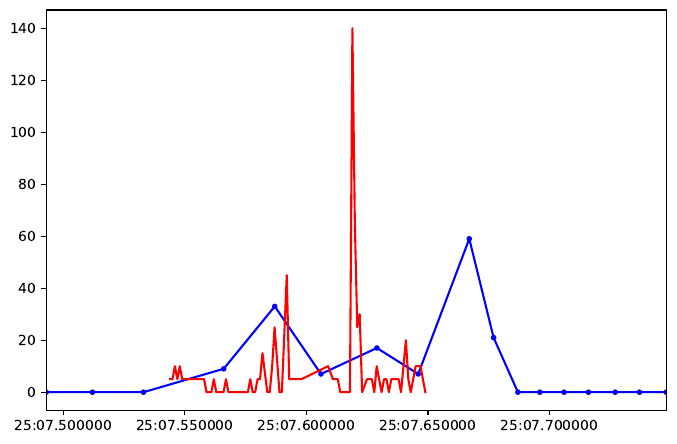

Python code for this plot:
import os
import matplotlib as mpl
if os.environ.get('DISPLAY','') == '':
    print('no display found. Using non-interactive Agg backend')
    mpl.use('Agg')

from matplotlib import pyplot as plt
from matplotlib.dates import DateFormatter

import numpy as np
import csv, sys
import matplotlib
from matplotlib.ticker import MaxNLocator
from matplotlib.lines import Line2D
import glob
from datetime import datetime


x_len = 300

def read_qdisc_pfifo( file_name = "qdisc.txt" ):
    reader = csv.reader( open( file_name ), delimiter= ' ', skipinitialspace=True)
    data = [ row  for row in reader]
    #11: nb pkt
    #24: time
    data = [[ int(row[11]), datetime.strptime(row[24] + '000', '%H:%M:%S.%f')] for row in data  ]
    #data = data[0:10]
    # since number of pkt is cummulated
    # => need to get the difference
    last = data[0][0]
    data[0][0] = 0
    #data[0][1] = 0
    no_zero = 0
    for i in range(1, len(data)):
        tmp = data[i][0]
        data[i][0] -= last
        #data[i][1] = i
        last = tmp
        
        if data[i][0] != 0 and no_zero == 0:
            no_zero = i

    data = data[no_zero - 3 : ]
    index = 334
    #data = data[1940:1965]
    data = data[0:17]
    return data

def read_mmt(file_name = "data.csv"):
    reader = csv.reader( open( file_name ), delimiter= ',', skipinitialspace=True)
    
    #use only event-based report
    data = [ row  for row in reader if row[0] == "1000"]
    
    first_time = float( data[0][3] ) #
    # 8: ingress time = number of nanosecond since the BMv2 swith started
    #
    data = [ int(row[8]) for row in data]
    # to millisecond
    data = [ int(row/1000/1000) for row in data]
    #get interval
    data = [ row-data[0] for row in data]
    # count same time
    dict = {}
    for i in data:
        if i < 0 :
            print("error =========")
        if i in dict:
            dict[i] += 1
        else:
            dict[i] = 0
    last = data[-1]
    ret = []
    for i in range( last ):
        if i in dict:
            ret.append( [ dict[i], 
                datetime.utcfromtimestamp(first_time + i/1000.0 )
                #remove date, so that we have the same date as in qdisc data
                .replace(day=1, month=1, year=1900)] )
    
    return ret

def get(data, index):
    ret = []
    for i in range( len(data) ):
        ret.append( data[i][index] )
    return ret

def add_labels(line):
    x,y=line.get_data()
    labels=map(','.join,zip(map(lambda s: '%g'%s,x),map(lambda s: '%g'%s,y)))
    map(matplotlib.pyplot.text,x,y,labels)

def plot( data, out):
    plt.rcParams['axes.xmargin'] = 0
    plt.rcParams["figure.figsize"] = (8,5.2)
    plt.tight_layout()
    plt.locator_params(axis='y', nbins=5) 
    
    #global x_cl, x_ll
    fig,ax1=plt.subplots()
    
    ax1.plot( get(data, 1), get(data, 0), linewidth=1.5, color = 'b', label="tc", marker="o" )
    
    ax1.xaxis.set_major_formatter(DateFormatter("%H:%M:%S.%f"))
    # Save as pdf
    plt.savefig( out, dpi=60, format='pdf', bbox_inches='tight')

qdisc = read_qdisc_pfifo()
#print qdisc
plot( qdisc, "tc.pdf" )

begin = qdisc[0][1]
end   = qdisc[-1][1]

print( begin, end )

mmt = read_mmt()
mmt = [ row for row in mmt if row[1] >= begin and row[1] <= end ]

plot( mmt, "mmt.pdf" )


for i in range(len(mmt) ):
    mmt[i][0] *= 5

plt.rcParams['axes.xmargin'] = 0
plt.rcParams["figure.figsize"] = (8,5.2)
plt.tight_layout()
plt.locator_params(axis='y', nbins=5) 

#global x_cl, x_ll
fig,ax1=plt.subplots()

ax1.plot( get(qdisc, 1), get(qdisc, 0), linewidth=1.5, color = 'b', label="tc", marker='.' )
#add_labels(line)
ax1.plot( get(mmt, 1), get(mmt, 0), linewidth=1.5, color = 'r', label="tc", marker='' )

#ax1.xaxis_date()
#ax1.xaxis.set_major_formatter(DateFormatter("%S.%f"))
# Save as pdf
plt.savefig( "plot.pdf", dpi=60, format='pdf', bbox_inches='tight')
plt.show()